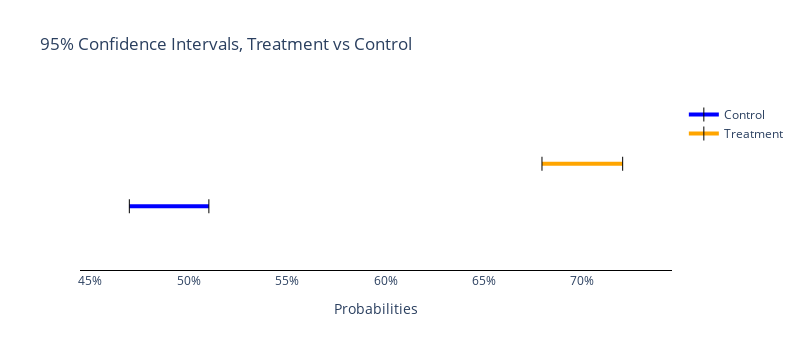

Source (notebook cell):
### Markdown cell above
#### Cluster 4: Mid-income. Late career.
- Definitely a significant difference between response rates to discount vs BOGO.
- BOGO response rate is approx 57%.
- Discount response rate is approx 74%.

**Verdict:** SBUX should target these users with discount to maximize response rate.

### Code cell
figs[5]

### Figure 1 — Plotly figure (JSON) as saved in the notebook; plotly's stock layout.template omitted (floating-point values rounded to 4 significant figures)
{"data": [{"line": {"color": "blue", "width": 4}, "marker": {"color": "black", "size": 10, "symbol": "line-ns-open"}, "mode": "lines+markers", "name": "Control", "type": "scatter", "x": [0.4699, 0.5103], "y": [0.75, 0.75]}, {"line": {"color": "orange", "width": 4}, "marker": {"color": "black", "size": 10, "symbol": "line-ns-open"}, "mode": "lines+markers", "name": "Treatment", "type": "scatter", "x": [0.6795, 0.7204], "y": [1.25, 1.25]}], "layout": {"height": 350, "plot_bgcolor": "white", "title": {"text": "95% Confidence Intervals, Treatment vs Control"}, "width": 800, "xaxis": {"linecolor": "black", "range": [0.4449, 0.7455], "showgrid": false, "showline": true, "tickformat": ",.0%", "title": {"text": "Probabilities"}, "zeroline": false}, "yaxis": {"linecolor": "black", "range": [0, 2], "showgrid": false, "showline": true, "visible": false, "zeroline": false}}}
